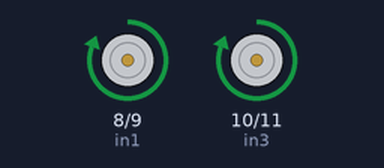
This sketch was run on a simulated Arduino Uno, built with avr-gcc and run on an emulated ATmega328P. On the bench: motor-driver pin pairs drawn as motors (green arrow = first pin HIGH = forward, orange = second pin HIGH = backward, longer = more drive).

Above: at 5.0 s.
At 12.5 s:
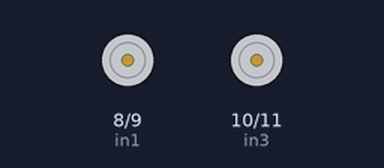
Timing chart, 0 to 19.5 s (numbered marks = the images above):
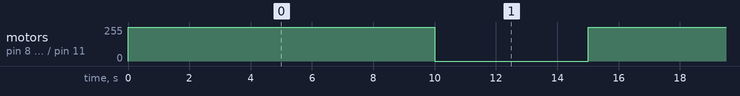

The sketch:

bot_wheels_control.ino
```cpp
// defining my right 3 motors

const int in1 = 8;
const int in2 = 9;

// defining my left 3 motors

const int in3 = 10;
const int in4 = 11;


void setup()
{


  pinMode(in1, OUTPUT);
  pinMode(in2, OUTPUT);
  pinMode(in3, OUTPUT);
  pinMode(in4, OUTPUT);
  }


 void loop()
 {
 // start
  digitalWrite(in1, HIGH);
  digitalWrite(in2, LOW);
//turn on motor B froward direction
digitalWrite(in3, HIGH);
 digitalWrite(in4, LOW);
 delay(10000);
 // Stop
 digitalWrite(in1, LOW);
  digitalWrite(in2, LOW);

 digitalWrite(in3, LOW);
 digitalWrite(in4, LOW);
 delay(5000);

 }
```

Measured:
- by itself, motor on pin 8 (in1) / pin 9 (in2), motor on pin 10 (in3) / pin 11 (in4): alternates forward 255/255 for 10.0 s and stopped for 5.0 s
